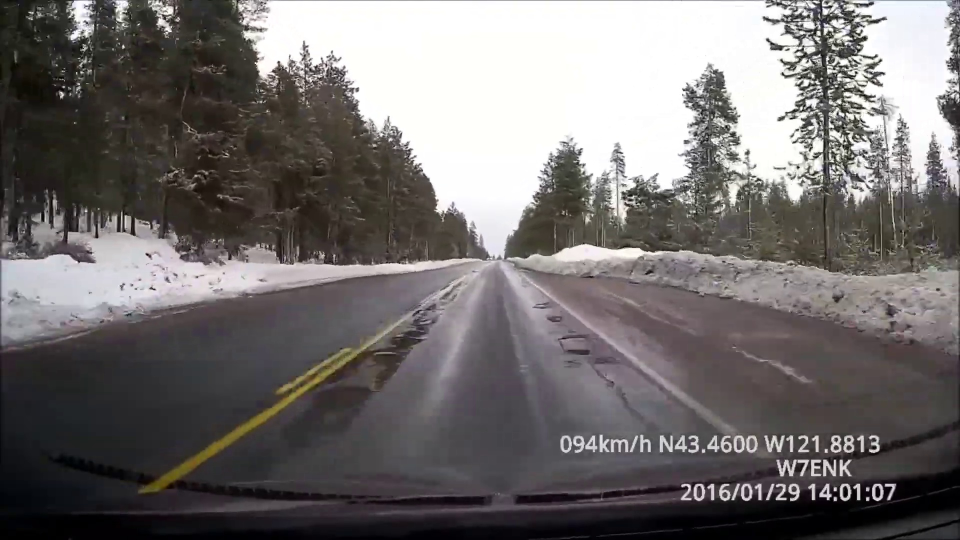
#> input picture pothole_detection/sample_road.jpg, 1920 x 1080 px (shown at 1/2 size)
$ python hsv_calibration_helper.py --image ../../pothole_detection/sample_road.jpg
#> lines starting #> are read from the running program, lines starting #| are printed output that depends on the picture; after the words box and inside, x2 and y2 are one past the last pixel; in counts of white or black regions, pixels touching at a corner belong together
"""
hsv_calibration_helper.py — HSV Range Calibration & Ribbon Mask Analyzer
========================================================================
Owned by perception-agent.

Utility for tuning and verifying HSV color segmentation ranges for satin ribbons
(orange, brown, green, pink) and legacy tape colors (yellow, blue).

Features:
- Headless quantitative analysis: Computes pixel counts, area coverage %,
  and p5..p95 percentile distributions for H, S, V channels of masked ribbon pixels.
- Interactive GUI trackbar mode: Allows real-time tuning of H_min, H_max, S_min,
  S_max, V_min, V_max with live composite display (original, mask, dilated).
- Synthetic test frame synthesis: Generates realistic test frames when no input
  image is provided.
- Graceful GUI fallback: Automatically drops to headless quantitative mode if
  display server / OpenCV GUI backend is not available.

Usage:
  python model/car/tools/hsv_calibration_helper.py --headless --mode orange
  python model/car/tools/hsv_calibration_helper.py --image path/to/frame.jpg --mode pink
  python model/car/tools/hsv_calibration_helper.py --lower 5,120,80 --upper 22,255,255 --headless
"""

import argparse
import os
import sys
from pathlib import Path
from typing import Dict, List, Optional, Tuple, Any
import cv2
import numpy as np

# Ensure project root and car package are on sys.path
_current_dir = Path(__file__).resolve().parent
_model_dir = _current_dir.parent.parent
_repo_root = _model_dir.parent

for _p in [str(_model_dir), str(_repo_root), str(_current_dir)]:
    if _p not in sys.path:
        sys.path.insert(0, _p)

try:
    from car.perception.config import (
        LANE_HSV_RANGES,
        LANE_COLOR_MODE,
        LANE_ROI_Y_MIN_FRAC,
    )
except ImportError:
    LANE_COLOR_MODE = "orange"
    LANE_ROI_Y_MIN_FRAC = 0.45
    LANE_HSV_RANGES = {
        "orange": {"lower": [5, 120, 80], "upper": [22, 255, 255]},
        "brown": {"lower": [5, 60, 30], "upper": [20, 200, 160]},
        "green": {"lower": [38, 70, 50], "upper": [88, 255, 255]},
        "pink": {"lower": [140, 50, 100], "upper": [179, 255, 255]},
    }

# Complete presets table including legacy modes
COLOR_PRESETS: Dict[str, Dict[str, List[int]]] = {
    "orange": LANE_HSV_RANGES.get("orange", {"lower": [5, 120, 80], "upper": [22, 255, 255]}),
    "brown": LANE_HSV_RANGES.get("brown", {"lower": [5, 60, 30], "upper": [20, 200, 160]}),
    "green": LANE_HSV_RANGES.get("green", {"lower": [38, 70, 50], "upper": [88, 255, 255]}),
    "pink": LANE_HSV_RANGES.get("pink", {"lower": [140, 50, 100], "upper": [179, 255, 255]}),
    "yellow": {"lower": [16, 65, 65], "upper": [38, 255, 255]},
    "blue": {"lower": [92, 70, 60], "upper": [130, 255, 255]},
    "white": {"lower": [0, 0, 195], "upper": [179, 40, 255]},
    "dark": {"lower": [0, 0, 0], "upper": [179, 255, 90]},
}


# [78 lines left out: functions parse_hsv_triplet, generate_synthetic_ribbon_frame, not called in this run]


def analyze_hsv_mask(
    roi: np.ndarray,
    lower: List[int],
    upper: List[int],
    is_ribbon: bool = True,
) -> Dict[str, Any]:
    """
    Computes HSV binary mask, applies opening and satin ribbon dilation,
    and calculates pixel counts, coverage %, and HSV percentile distributions.
    """
    hsv = cv2.cvtColor(roi, cv2.COLOR_BGR2HSV)
    lower_arr = np.array(lower, dtype=np.uint8)
    upper_arr = np.array(upper, dtype=np.uint8)

    # 1. Raw HSV range segmentation
    raw_mask = cv2.inRange(hsv, lower_arr, upper_arr)

    # 2. Morphological opening (removes small isolated salt specks)
    clean_kernel = cv2.getStructuringElement(cv2.MORPH_RECT, (3, 3))
    opened_mask = cv2.morphologyEx(raw_mask, cv2.MORPH_OPEN, clean_kernel)

    # 3. Morphological dilation for satin ribbons (bridges specular voids)
    if is_ribbon:
        dilate_kernel = cv2.getStructuringElement(cv2.MORPH_ELLIPSE, (5, 5))
        dilated_mask = cv2.dilate(opened_mask, dilate_kernel, iterations=2)
    else:
        dilated_mask = opened_mask.copy()

    total_pixels = roi.shape[0] * roi.shape[1]
    raw_count = int(np.count_nonzero(raw_mask))
    opened_count = int(np.count_nonzero(opened_mask))
    dilated_count = int(np.count_nonzero(dilated_mask))

    stats: Dict[str, Any] = {
        "total_pixels": total_pixels,
        "raw_count": raw_count,
        "raw_coverage_pct": (raw_count / total_pixels) * 100.0 if total_pixels > 0 else 0.0,
        "opened_count": opened_count,
        "opened_coverage_pct": (opened_count / total_pixels) * 100.0 if total_pixels > 0 else 0.0,
        "dilated_count": dilated_count,
        "dilated_coverage_pct": (dilated_count / total_pixels) * 100.0 if total_pixels > 0 else 0.0,
        "percentiles": {},
        "raw_mask": raw_mask,
        "opened_mask": opened_mask,
        "dilated_mask": dilated_mask,
        "hsv": hsv,
    }

    # Percentile distribution across active dilated pixels
    active_mask = dilated_mask > 0
    if np.any(active_mask):
        active_hsv = hsv[active_mask]
        for name, idx in [("Hue", 0), ("Saturation", 1), ("Value", 2)]:
            vals = active_hsv[:, idx]
            p5, p25, p50, p75, p95 = np.percentile(vals, [5, 25, 50, 75, 95])
            stats["percentiles"][name] = {
                "min": int(np.min(vals)),
                "p5": float(p5),
                "p25": float(p25),
                "p50": float(p50),
                "p75": float(p75),
                "p95": float(p95),
                "max": int(np.max(vals)),
                "mean": float(np.mean(vals)),
                "std": float(np.std(vals)),
            }

    return stats


def print_quantitative_summary(
    mode: str,
    lower: List[int],
    upper: List[int],
    source_desc: str,
    roi_shape: Tuple[int, int],
    stats: Dict[str, Any],
) -> None:
    """Prints a clear, formatted quantitative table to stdout."""
    roi_h, roi_w = roi_shape
    total_px = stats["total_pixels"]

    print("=" * 80)
    print("                HSV CALIBRATION QUANTITATIVE SUMMARY                ")
    print("=" * 80)
    print(f"Mode:               {mode}")
    print(f"Lower HSV Bound:    {lower}  (H: {lower[0]}, S: {lower[1]}, V: {lower[2]})")
    print(f"Upper HSV Bound:    {upper}  (H: {upper[0]}, S: {upper[1]}, V: {upper[2]})")
    print(f"Image Source:       {source_desc}")
    print(f"Analyzed Area:      ROI shape ({roi_h}x{roi_w}), Total Pixels: {total_px:,}")
    print("-" * 80)
    print("MASK EXTRACTION STATISTICS:")
    print(f"  * Raw inRange Mask:              {stats['raw_count']:>8,} px  ({stats['raw_coverage_pct']:>6.2f}% coverage)")
    print(f"  * After 3x3 Morph Open:          {stats['opened_count']:>8,} px  ({stats['opened_coverage_pct']:>6.2f}% coverage)")
    print(f"  * After 5x5 Ellipse Dilate (2x): {stats['dilated_count']:>8,} px  ({stats['dilated_coverage_pct']:>6.2f}% coverage)")
    print("-" * 80)

    if stats["percentiles"]:
        print("HSV CHANNEL DISTRIBUTION (Active Ribbon Pixels):")
        print(f"  {'Channel':<12} {'Min':>5} {'p5':>6} {'p25':>6} {'p50(Med)':>9} {'p75':>6} {'p95':>6} {'Max':>5}   {'Mean +/- Std':>14}")
        print("  " + "-" * 74)
        for name in ["Hue", "Saturation", "Value"]:
            p = stats["percentiles"][name]
            unit = " (0-179)" if name == "Hue" else " (0-255)"
            chan_label = f"{name}{unit}"
            print(
                f"  {chan_label:<14} "
                f"{p['min']:>5} "
                f"{p['p5']:>6.1f} "
                f"{p['p25']:>6.1f} "
                f"{p['p50']:>9.1f} "
                f"{p['p75']:>6.1f} "
                f"{p['p95']:>6.1f} "
                f"{p['max']:>5}   "
                f"{p['mean']:>6.1f} +/- {p['std']:<5.1f}"
            )
    else:
        print("[!] No pixels matched the specified HSV boundaries.")
    print("=" * 80)


# [110 lines left out: functions create_composite_image, run_gui_mode, not called in this run]


def main():
    parser = argparse.ArgumentParser(
        description="HSV Calibration Helper for Satin Ribbon & Lane Detection",
        formatter_class=argparse.ArgumentDefaultsHelpFormatter,
    )
    parser.add_argument(
        "--image",
        type=str,
        default=None,
        help="Path to an input image file. If omitted or not found, a synthetic frame is generated.",
    )
    parser.add_argument(
        "--mode",
        type=str,
        default=LANE_COLOR_MODE,
        choices=list(COLOR_PRESETS.keys()) + ["custom"],
        help="Color preset name (orange, brown, green, pink, yellow, blue, white, dark, custom).",
    )
    parser.add_argument(
        "--headless",
        action="store_true",
        help="Run quantitative analysis without displaying GUI trackbars.",
    )
    parser.add_argument(
        "--lower",
        type=str,
        default=None,
        help="Custom lower HSV bounds triplet (e.g. '5,120,80' or '[5, 120, 80]'). Overrides preset.",
    )
    parser.add_argument(
        "--upper",
        type=str,
        default=None,
        help="Custom upper HSV bounds triplet (e.g. '22,255,255' or '[22, 255, 255]'). Overrides preset.",
    )
    parser.add_argument(
        "--output",
        type=str,
        default=None,
        help="Path to save the resulting composite visualization image.",
    )
    parser.add_argument(
        "--full-frame",
        action="store_true",
        help="Analyze entire frame instead of cropping the lower lane ROI.",
    )

    args = parser.parse_args()

    # Determine lower and upper bounds
    preset = COLOR_PRESETS.get(args.mode.lower(), COLOR_PRESETS["orange"])
    lower = parse_hsv_triplet(args.lower) if args.lower else preset["lower"]
    upper = parse_hsv_triplet(args.upper) if args.upper else preset["upper"]

    # Load or generate frame
    source_desc = ""
    frame = None
    if args.image and os.path.isfile(args.image):
        frame = cv2.imread(args.image)
        if frame is not None:
            source_desc = f"File: {args.image} ({frame.shape[1]}x{frame.shape[0]})"
        else:
            print(f"[WARN] Failed to read image '{args.image}'. Generating synthetic frame instead.")

    if frame is None:
        frame = generate_synthetic_ribbon_frame(mode=args.mode, lower=lower, upper=upper)
        source_desc = f"Synthetic Frame ({frame.shape[1]}x{frame.shape[0]}) for mode '{args.mode}'"

    # Compute ROI
    h, w = frame.shape[:2]
    if args.full_frame:
        roi_y_start = 0
    else:
        roi_y_start = int(h * LANE_ROI_Y_MIN_FRAC)

    roi = frame[roi_y_start:, :]
    is_ribbon = args.mode.lower() in ("orange", "brown", "green", "pink")

    # Run analysis
    stats = analyze_hsv_mask(roi, lower, upper, is_ribbon=is_ribbon)

    # In headless mode or if forced by CLI:
    if args.headless:
        print_quantitative_summary(args.mode, lower, upper, source_desc, roi.shape[:2], stats)
        if args.output:
            composite = create_composite_image(roi, stats["raw_mask"], stats["dilated_mask"])
            cv2.imwrite(args.output, composite)
            print(f"[INFO] Saved composite visualization to: {args.output}")
        return 0

    # Otherwise, attempt interactive GUI mode
    # Check if GUI is supported by testing imshow in a try/except block
    gui_available = False
    try:
        # Check for headless environment flags
        if os.name != "nt" and not os.environ.get("DISPLAY"):
            gui_available = False
        else:
            gui_available = True
    except Exception:
        gui_available = False

    if gui_available:
        try:
            run_gui_mode(frame, roi_y_start, args.mode, lower, upper, output_path=args.output)
            return 0
        except Exception as e:
            print(f"[WARN] Failed to run GUI mode ({e}). Falling back to headless summary.")

    # Fallback to headless summary
    print_quantitative_summary(args.mode, lower, upper, source_desc, roi.shape[:2], stats)
    if args.output:
        composite = create_composite_image(roi, stats["raw_mask"], stats["dilated_mask"])
        cv2.imwrite(args.output, composite)
        print(f"[INFO] Saved composite visualization to: {args.output}")

    return 0


if __name__ == "__main__":
    sys.exit(main())
#> in main, frame is the input picture: shape (1080, 1920, 3); mean B, G, R 110.3, 110.8, 114.6
#> in main, `roi = frame[roi_y_start:, :]`:
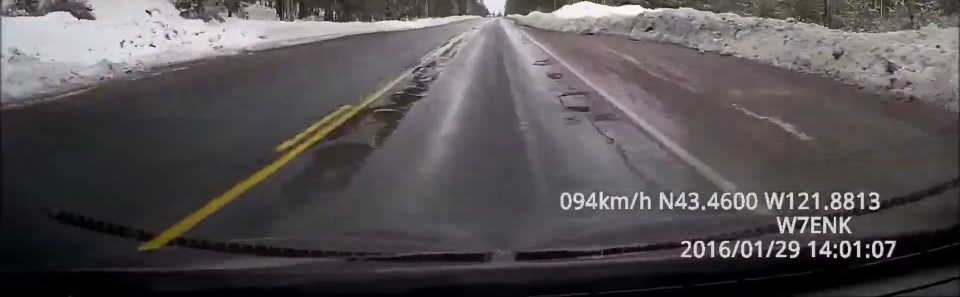
#> roi: shape (594, 1920, 3) (shown at 1/2 size); mean B, G, R 83.5, 81.4, 86.5
#> in analyze_hsv_mask, `hsv = cv2.cvtColor(roi, cv2.COLOR_BGR2HSV)`: hsv: shape (594, 1920, 3); mean H, S, V 110.9, 35.9, 87.9
#> in analyze_hsv_mask, `raw_mask = cv2.inRange(hsv, lower_arr, upper_arr)`:
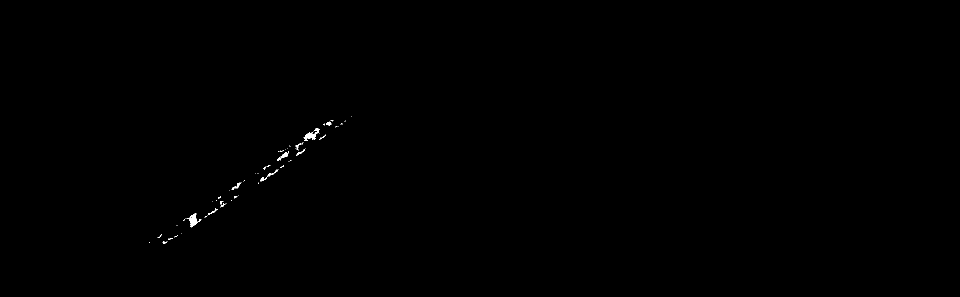
#> raw_mask: shape (594, 1920) (shown at 1/2 size); 0.13% white; 63 white regions (50 under 20 px), largest, box (x1, y1, x2, y2) and area: (373, 426, 403, 455) 314, (607, 257, 638, 282) 302, (554, 302, 578, 322) 133
#> in analyze_hsv_mask, `opened_mask = cv2.morphologyEx(raw_mask, cv2.MORPH_OPEN, clean_kernel)`:
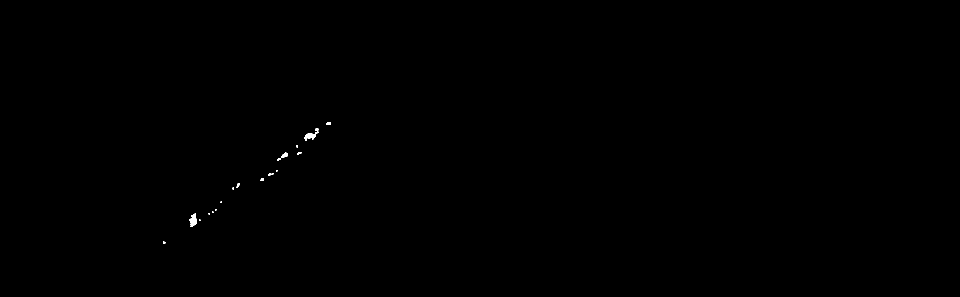
#> opened_mask: shape (594, 1920) (shown at 1/2 size); 0.08% white; 20 white regions (9 under 20 px), largest, box (x1, y1, x2, y2) and area: (379, 427, 393, 454) 264, (608, 263, 637, 282) 241, (562, 305, 575, 315) 88
#> in analyze_hsv_mask, `dilated_mask = cv2.dilate(opened_mask, dilate_kernel, iterations=2)`:
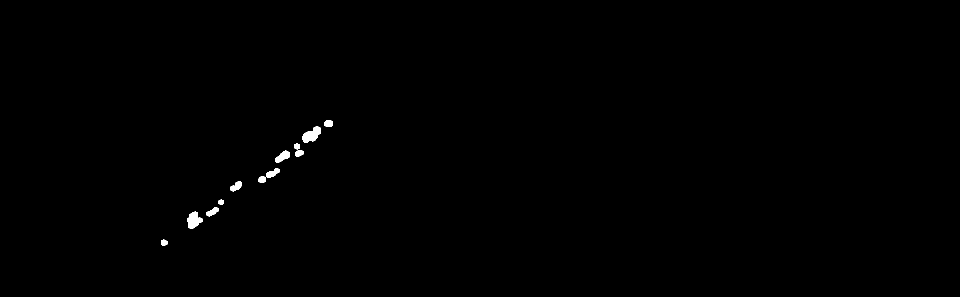
#> dilated_mask: shape (594, 1920) (shown at 1/2 size); 0.31% white; 12 white regions, largest, box (x1, y1, x2, y2) and area: (604, 253, 641, 286) 729, (375, 423, 405, 458) 676, (550, 301, 579, 326) 408
#> in analyze_hsv_mask, `raw_count = int(np.count_nonzero(raw_mask))`: raw_count = 1499
#> in analyze_hsv_mask, `opened_count = int(np.count_nonzero(opened_mask))`: opened_count = 940
#> in analyze_hsv_mask, `dilated_count = int(np.count_nonzero(dilated_mask))`: dilated_count = 3548
#> the loop in analyze_hsv_mask, `for name, idx in [("Hue", 0), ("Saturation", 1), ("Value", 2)]:` made 3 passes
#> (p5, p25, p50, p75, p95) on passes 1 to 3: (15, 20, 22, 23, 25), (92, 122, 139, 160, 194), (64, 83, 103, 121, 143)
#> after the loop in analyze_hsv_mask, `for name, idx in [("Hue", 0), ("Saturation", 1), ("Value", 2)]:`: stats = 12 items
#> in print_quantitative_summary, `total_px = stats["total_pixels"]`: total_px = 1140480
#| Analyzed Area:      ROI shape (594x1920), Total Pixels: 1,140,480
#|   * Raw inRange Mask:                 1,499 px  (  0.13% coverage)
#|   * After 3x3 Morph Open:               940 px  (  0.08% coverage)
#|   * After 5x5 Ellipse Dilate (2x):    3,548 px  (  0.31% coverage)
#> the loop in print_quantitative_summary, `for name in ["Hue", "Saturation", "Value"]:` made 3 passes
#|   Hue (0-179)        0   15.0   20.0      22.0   23.0   25.0   175     21.1 +/- 4.2
#|   Saturation (0-255)    42   92.0  122.0     139.0  160.0  194.0   255    141.4 +/- 31.7
#|   Value (0-255)     36   64.0   83.0     103.0  121.0  143.0   167    103.0 +/- 24.3
#> (the program exits here)

$ run again, on pothole_detection/printout_road_debug.jpg
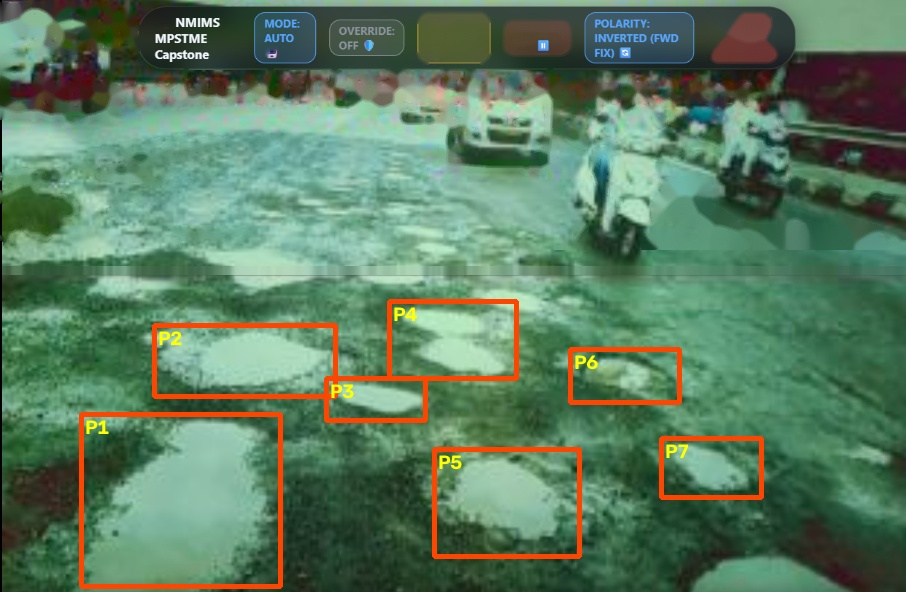
#> input picture pothole_detection/printout_road_debug.jpg, 906 x 592 px
#> in main, frame is the input picture: shape (592, 906, 3); mean B, G, R 96.3, 123.8, 91
#> hsv: shape (326, 906, 3); mean H, S, V 63.4, 109.4, 129.9
#> in analyze_hsv_mask, `raw_mask = cv2.inRange(hsv, lower_arr, upper_arr)`:
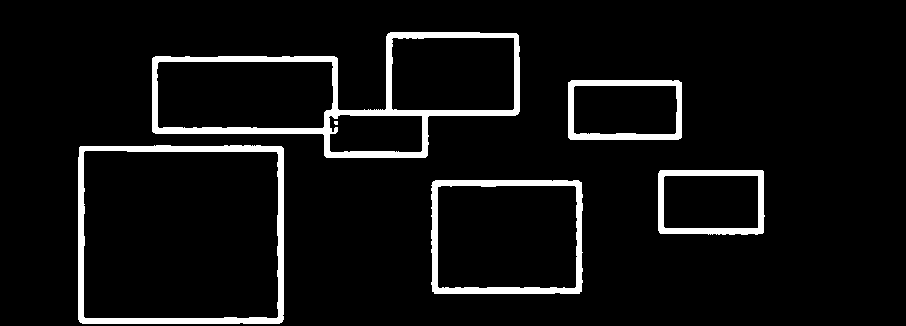
#> raw_mask: shape (326, 906); 6.2% white; 6 white regions (1 under 20 px), largest, box (x1, y1, x2, y2) and area: (152, 32, 520, 158) 6775, (78, 145, 284, 324) 4547, (431, 180, 583, 294) 3141, (568, 80, 682, 140) 1954, (658, 170, 765, 235) 1916
#> opened_mask: shape (326, 906); 6.2% white; 7 white regions (1 under 20 px), largest, box (x1, y1, x2, y2) and area: (152, 32, 520, 158) 6734, (78, 145, 284, 324) 4543, (431, 180, 583, 294) 3129, (568, 80, 682, 140) 1953, (658, 170, 764, 235) 1908, (334, 127, 338, 133) 22
#> in analyze_hsv_mask, `dilated_mask = cv2.dilate(opened_mask, dilate_kernel, iterations=2)`:
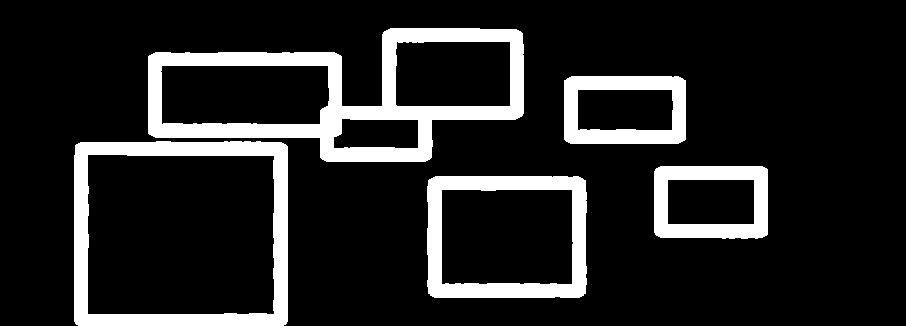
#> dilated_mask: shape (326, 906); 14.1% white; 5 white regions, box (x1, y1, x2, y2) and area: (148, 28, 524, 162) 15490, (74, 141, 288, 326) 10086, (427, 176, 587, 298) 7163, (564, 76, 686, 144) 4499, (654, 166, 768, 239) 4398
#> raw_count = 18348
#> opened_count = 18304
#> dilated_count = 41636
#> the loop in analyze_hsv_mask, `for name, idx in [("Hue", 0), ("Saturation", 1), ("Value", 2)]:` made 3 passes
#> (p5, p25, p50, p75, p95) on passes 1 to 3: (8, 9, 27, 67, 72), (74, 101, 137, 226, 255), (67, 105, 149, 215, 255)
#> after the loop in analyze_hsv_mask, `for name, idx in [("Hue", 0), ("Saturation", 1), ("Value", 2)]:`: stats = 12 items
#> total_px = 295356
#| Analyzed Area:      ROI shape (326x906), Total Pixels: 295,356
#|   * Raw inRange Mask:                18,348 px  (  6.21% coverage)
#|   * After 3x3 Morph Open:            18,304 px  (  6.20% coverage)
#|   * After 5x5 Ellipse Dilate (2x):   41,636 px  ( 14.10% coverage)
#> the loop in print_quantitative_summary, `for name in ["Hue", "Saturation", "Value"]:` made 3 passes
#|   Hue (0-179)        7    8.0    9.0      27.0   67.0   72.0    82     37.2 +/- 27.0
#|   Saturation (0-255)    37   74.0  101.0     137.0  226.0  255.0   255    159.9 +/- 66.2
#|   Value (0-255)     28   67.0  105.0     149.0  215.0  255.0   255    159.5 +/- 63.4
